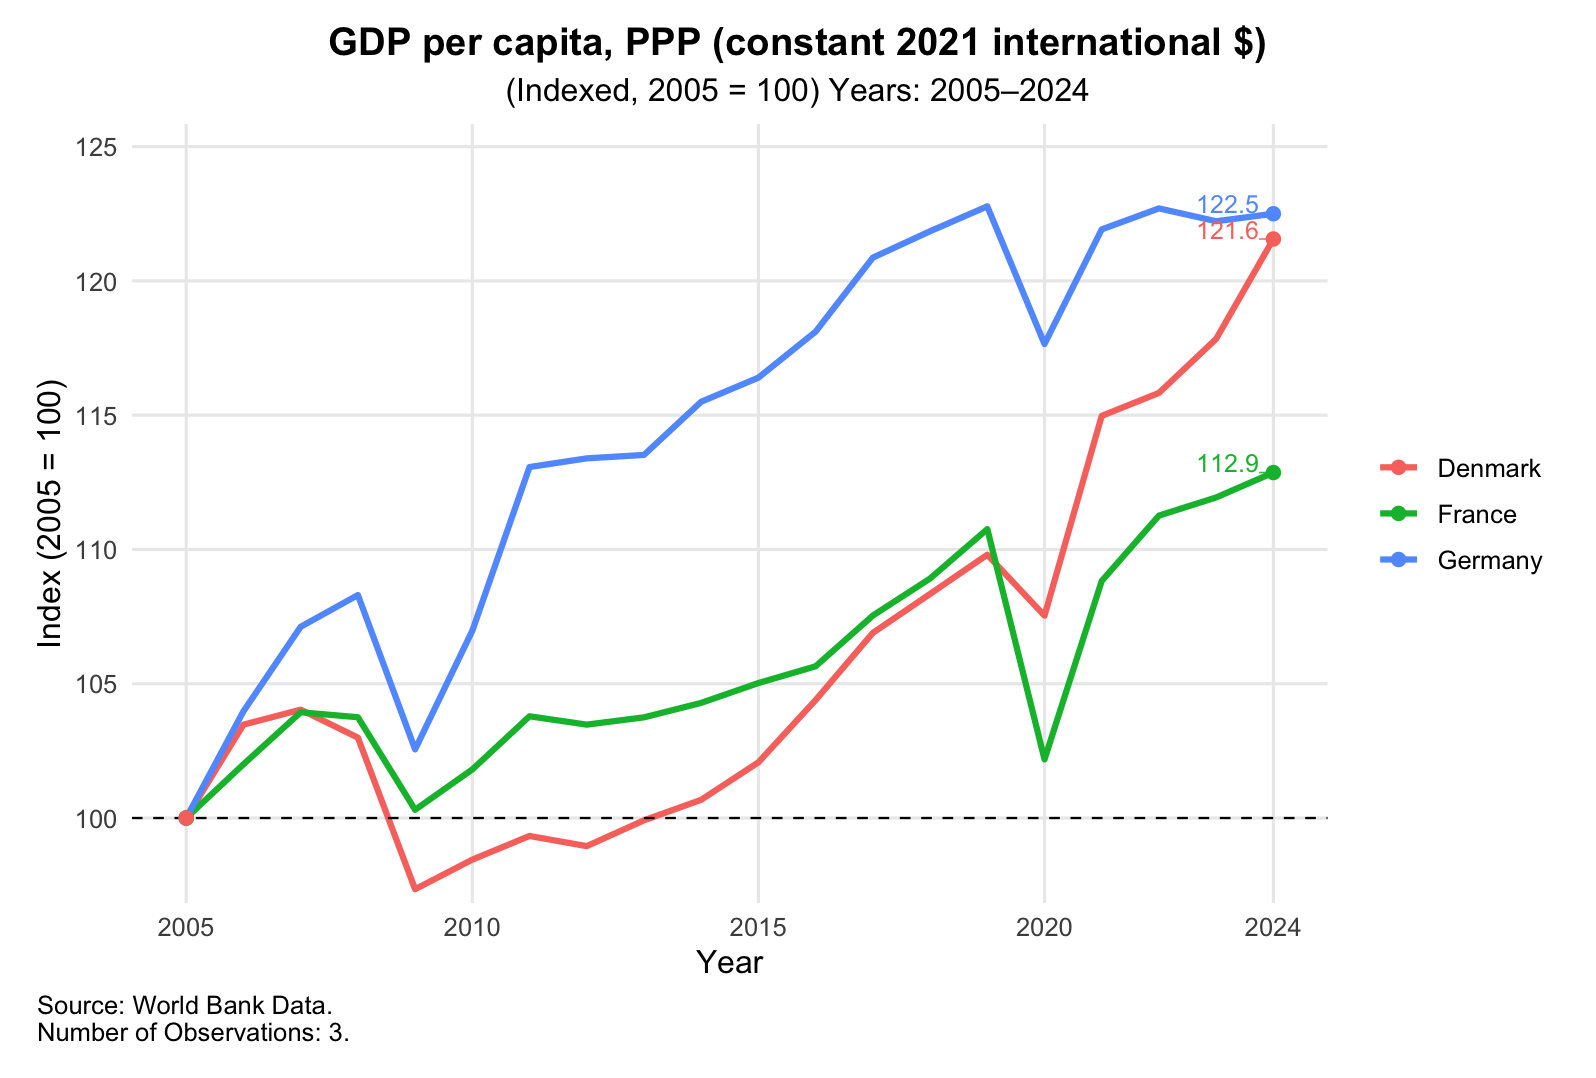

This figure's R source:
setwd("~/Desktop/R Directory/ASG 4")

library(readxl)
library(dplyr)
library(tidyr)
library(ggplot2)
library(scales)

# 1) Read File
path <- "Index Data.xlsx"
raw  <- read_excel(path)

# 2) Detect columns
name_col <- intersect(names(raw), c("Country","country","Nation","Name","name"))
if (length(name_col) == 0) name_col <- names(raw)[1]

year_cols <- names(raw)[grepl("^\\d{4}$", names(raw))]
if (length(year_cols) == 0) {
  stop("No year columns detected. Please ensure your year headers are 4-digit (e.g., 2005, 2006, ...).")
}

# 3) Long format: country, year, index
df <- raw %>%
  select(all_of(c(name_col, year_cols))) %>%
  rename(country = all_of(name_col)) %>%
  pivot_longer(cols = all_of(year_cols),
               names_to = "year",
               values_to = "index") %>%
  mutate(
    year  = as.integer(year),
    index = as.numeric(index)
  ) %>%
  filter(!is.na(index)) %>%
  filter(country %in% c("Germany","France","Denmark","DEU","FRA","DNK"))

# --- 4) Axes helpers ---
yr_min <- min(df$year)
yr_max <- max(df$year)

# ticks every 5 years plus endpoints
breaks5 <- seq(ceiling(yr_min/5)*5, floor(yr_max/5)*5, by = 5)
breaks5 <- sort(unique(c(yr_min, breaks5, yr_max)))

# 5)(centered title/subtitle, left caption) ---
p <- ggplot(df, aes(x = year, y = index, color = country)) +
  geom_line(linewidth = 1.1) +
  geom_hline(yintercept = 100, linetype = "dashed", linewidth = 0.4) +
  scale_x_continuous(breaks = breaks5) +
  scale_y_continuous(labels = number_format(accuracy = 1),
                     expand = expansion(mult = c(0.02, 0.10))) +
  labs(
    title    = "GDP per capita, PPP (constant 2021 international $)",
    subtitle = paste0("(Indexed, 2005 = 100) Years: ", yr_min, "–", yr_max),
    x = "Year", y = "Index (2005 = 100)",
    caption  = "Source: World Bank Data. \nNumber of Observations: 3."
  ) +
  theme_minimal(base_size = 12) +
  theme(
    legend.title = element_blank(),
    panel.grid.minor = element_blank(),
    plot.title.position   = "plot",
    plot.caption.position = "plot",
    plot.title    = element_text(hjust = 0.5, face = "bold"),
    plot.subtitle = element_text(hjust = 0.5),
    plot.caption  = element_text(hjust = 0),
    plot.margin   = margin(10, 14, 12, 14)
  )

# 6) Endpoints & label positioning ---
# Vertical offset for labels (~3% of y-range). Use -dy to place below if you prefer.
dy <- diff(range(df$index, na.rm = TRUE)) * 0.03
if (!is.finite(dy) || dy == 0) dy <- 1

endpoints <- df %>%
  group_by(country) %>%
  filter(year %in% c(yr_min, yr_max)) %>%
  ungroup() %>%
  mutate(
    label     = sprintf("%.1f", index),
    x_pos     = if_else(year == yr_min, year + 0.25, year - 0.25),  # nudge inside panel
    hjust_val = if_else(year == yr_min, 0, 1)
  )

# Keep points for both ends, but LABEL & CONNECT only the LAST year
end_last  <- endpoints %>% filter(year == yr_max)

final_plot <- p +
  geom_point(data = endpoints, aes(x = year, y = index), size = 2) +
  geom_segment(
    data = end_last,
    aes(x = year, xend = x_pos, y = index, yend = index, color = country),
    linewidth = 0.3, alpha = 0.85
  ) +
  geom_text(
    data = end_last,
    aes(x = x_pos, y = index + dy, label = label, color = country),
    hjust = end_last$hjust_val,
    vjust = +1.1,
    size = 3.3,
    show.legend = FALSE
  )

print(final_plot)
